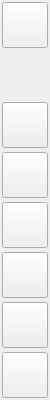
<?xml version="1.0" encoding="UTF-8"?>
<ui version="4.0">
 <class>Toolbar</class>
 <widget class="QWidget" name="Toolbar">
  <property name="geometry">
   <rect>
    <x>0</x>
    <y>0</y>
    <width>50</width>
    <height>400</height>
   </rect>
  </property>
  <property name="sizePolicy">
   <sizepolicy hsizetype="Preferred" vsizetype="Preferred">
    <horstretch>0</horstretch>
    <verstretch>0</verstretch>
   </sizepolicy>
  </property>
  <property name="cursor">
   <cursorShape>ArrowCursor</cursorShape>
  </property>
  <property name="windowTitle">
   <string>Form</string>
  </property>
  <property name="autoFillBackground">
   <bool>false</bool>
  </property>
  <widget class="QWidget" name="widget" native="true">
   <property name="geometry">
    <rect>
     <x>0</x>
     <y>0</y>
     <width>50</width>
     <height>400</height>
    </rect>
   </property>
   <widget class="QPushButton" name="visibleAreaButton">
    <property name="geometry">
     <rect>
      <x>2</x>
      <y>2</y>
      <width>46</width>
      <height>46</height>
     </rect>
    </property>
    <property name="cursor">
     <cursorShape>PointingHandCursor</cursorShape>
    </property>
    <property name="text">
     <string/>
    </property>
    <property name="icon">
     <iconset resource="../resources/res.qrc">
      <normaloff>:/toolbar/visiblearea.png</normaloff>:/toolbar/visiblearea.png</iconset>
    </property>
    <property name="iconSize">
     <size>
      <width>21</width>
      <height>21</height>
     </size>
    </property>
    <property name="checked">
     <bool>false</bool>
    </property>
   </widget>
   <widget class="QPushButton" name="lineButton">
    <property name="geometry">
     <rect>
      <x>2</x>
      <y>202</y>
      <width>46</width>
      <height>46</height>
     </rect>
    </property>
    <property name="cursor">
     <cursorShape>PointingHandCursor</cursorShape>
    </property>
    <property name="icon">
     <iconset resource="../resources/res.qrc">
      <normaloff>:/toolbar/line.png</normaloff>:/toolbar/line.png</iconset>
    </property>
    <property name="iconSize">
     <size>
      <width>17</width>
      <height>17</height>
     </size>
    </property>
   </widget>
   <widget class="QPushButton" name="rectButton">
    <property name="geometry">
     <rect>
      <x>2</x>
      <y>152</y>
      <width>46</width>
      <height>46</height>
     </rect>
    </property>
    <property name="cursor">
     <cursorShape>PointingHandCursor</cursorShape>
    </property>
    <property name="text">
     <string/>
    </property>
    <property name="icon">
     <iconset resource="../resources/res.qrc">
      <normaloff>:/toolbar/rectangle.png</normaloff>:/toolbar/rectangle.png</iconset>
    </property>
    <property name="iconSize">
     <size>
      <width>18</width>
      <height>18</height>
     </size>
    </property>
   </widget>
   <widget class="QPushButton" name="ellipseButton">
    <property name="geometry">
     <rect>
      <x>2</x>
      <y>102</y>
      <width>46</width>
      <height>46</height>
     </rect>
    </property>
    <property name="cursor">
     <cursorShape>PointingHandCursor</cursorShape>
    </property>
    <property name="text">
     <string/>
    </property>
    <property name="icon">
     <iconset resource="../resources/res.qrc">
      <normaloff>:/toolbar/circle.png</normaloff>:/toolbar/circle.png</iconset>
    </property>
    <property name="iconSize">
     <size>
      <width>18</width>
      <height>18</height>
     </size>
    </property>
   </widget>
   <widget class="QPushButton" name="textButton">
    <property name="geometry">
     <rect>
      <x>2</x>
      <y>302</y>
      <width>46</width>
      <height>46</height>
     </rect>
    </property>
    <property name="cursor">
     <cursorShape>PointingHandCursor</cursorShape>
    </property>
    <property name="icon">
     <iconset resource="../resources/res.qrc">
      <normaloff>:/toolbar/text.png</normaloff>:/toolbar/text.png</iconset>
    </property>
    <property name="iconSize">
     <size>
      <width>14</width>
      <height>17</height>
     </size>
    </property>
   </widget>
   <widget class="QPushButton" name="okButton">
    <property name="geometry">
     <rect>
      <x>2</x>
      <y>352</y>
      <width>46</width>
      <height>46</height>
     </rect>
    </property>
    <property name="cursor">
     <cursorShape>PointingHandCursor</cursorShape>
    </property>
    <property name="text">
     <string/>
    </property>
    <property name="icon">
     <iconset resource="../resources/res.qrc">
      <normaloff>:/toolbar/ok.png</normaloff>:/toolbar/ok.png</iconset>
    </property>
    <property name="iconSize">
     <size>
      <width>29</width>
      <height>17</height>
     </size>
    </property>
   </widget>
   <widget class="QPushButton" name="arrowButton">
    <property name="geometry">
     <rect>
      <x>2</x>
      <y>252</y>
      <width>46</width>
      <height>46</height>
     </rect>
    </property>
    <property name="cursor">
     <cursorShape>PointingHandCursor</cursorShape>
    </property>
    <property name="text">
     <string/>
    </property>
    <property name="icon">
     <iconset resource="../resources/res.qrc">
      <normaloff>:/toolbar/arrow.png</normaloff>:/toolbar/arrow.png</iconset>
    </property>
    <property name="iconSize">
     <size>
      <width>17</width>
      <height>17</height>
     </size>
    </property>
   </widget>
   <widget class="QLabel" name="selectedCircle">
    <property name="geometry">
     <rect>
      <x>2</x>
      <y>102</y>
      <width>46</width>
      <height>46</height>
     </rect>
    </property>
    <property name="cursor">
     <cursorShape>PointingHandCursor</cursorShape>
    </property>
    <property name="alignment">
     <set>Qt::AlignCenter</set>
    </property>
   </widget>
   <widget class="QLabel" name="dragLabel">
    <property name="geometry">
     <rect>
      <x>2</x>
      <y>52</y>
      <width>46</width>
      <height>46</height>
     </rect>
    </property>
    <property name="cursor">
     <cursorShape>OpenHandCursor</cursorShape>
    </property>
    <property name="text">
     <string/>
    </property>
    <property name="pixmap">
     <pixmap resource="../resources/res.qrc">:/toolbar/drag.png</pixmap>
    </property>
    <property name="alignment">
     <set>Qt::AlignCenter</set>
    </property>
   </widget>
  </widget>
 </widget>
 <resources>
  <include location="../resources/res.qrc"/>
 </resources>
 <connections/>
</ui>
